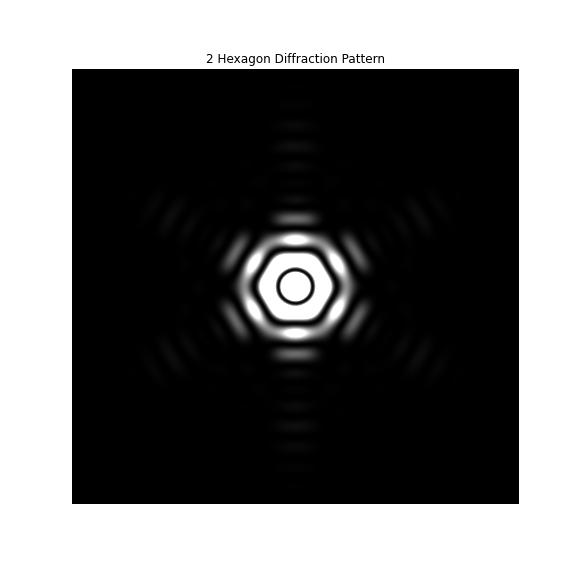
#> input picture 2_hexagon_diffraction.jpg, 576 x 576 px
$ jupyter execute --allow-errors Intensity_Analysis_Double_Hexagon.ipynb   (older library calls are emulated)
#> lines starting #> are read from the running program, lines starting #| are printed output that depends on the picture
[cell 1]
import cv2
import numpy as np
import matplotlib.pyplot as plt

# Load your image
image_path = './double_hexagon.png'
image = cv2.imread(image_path)

# Convert to grayscale
#> (the rest of this cell did not finish here and is left out)

#> (a cell that did not finish here is left out)

[cell 3]
# # Define ROI coordinates (x, y, width, height)
# x, y, w, h = 2000, 2500, 1000, 1000  # Modify these values based on your image
# roi = gray_image[y:y+h, x:x+w]

# Define the size of your ROI
roi_width, roi_height = 400, 400  # Change this to your desired ROI size

# Calculate the top left corner of the ROI so that the brightest point is at the center
#> (the rest of this cell did not finish here and is left out)

[cell 4]
# Visualize the 2D intensity profile using a black and white colormap
plt.figure(figsize=(10, 8))  # Adjust size based on your display preferences
#> (the rest of this cell did not finish here and is left out)

[cell 5]
plt.figure(figsize=(8, 6))
#> (the rest of this cell did not finish here and is left out)

#> (a cell that did not finish here is left out)

[cell 7]
import cv2
import numpy as np
import matplotlib.pyplot as plt

# Load your image
diffraction_image_path = '../2_hexagon_diffraction.jpg'
diffraction_image = cv2.imread(diffraction_image_path)
#> diffraction_image is the input picture: shape (576, 576, 3); min 0, max 255, mean 111.1

# Convert to grayscale
gray_diffraction_image= cv2.cvtColor(diffraction_image, cv2.COLOR_BGR2GRAY)

[cell 8]
plt.figure(figsize=(8, 6))
plt.imshow(gray_diffraction_image, cmap='gray', interpolation='nearest')
plt.colorbar()
plt.title('ROI Centered at the Brightest Point')
plt.xlabel('X position')
plt.ylabel('Y position')
plt.show()
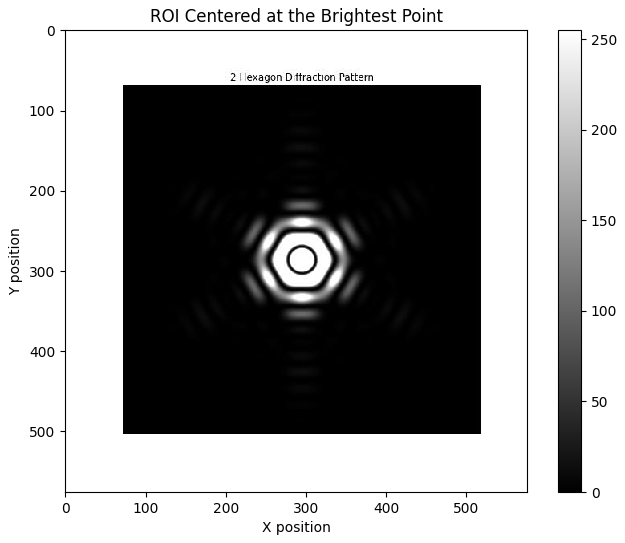
#> figure drawn by matplotlib, 2 panels


$ run again, with 2 hexagon_grating.jpg copied over 2_hexagon_diffraction.jpg
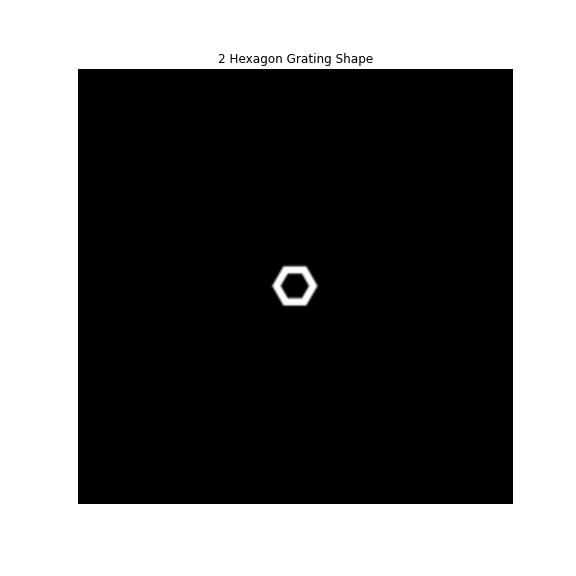
#> input picture 2 hexagon_grating.jpg, 576 x 576 px
#> diffraction_image is the input picture: shape (576, 576, 3); min 0, max 255, mean 109.9
#> `plt.show()`:
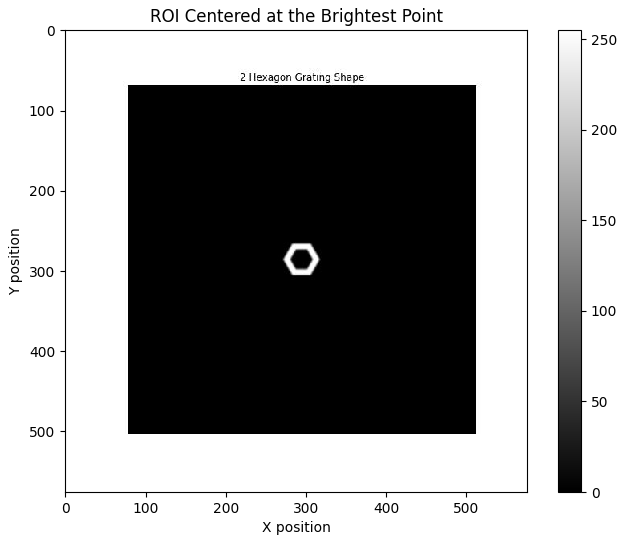
#> figure drawn by matplotlib, 2 panels
